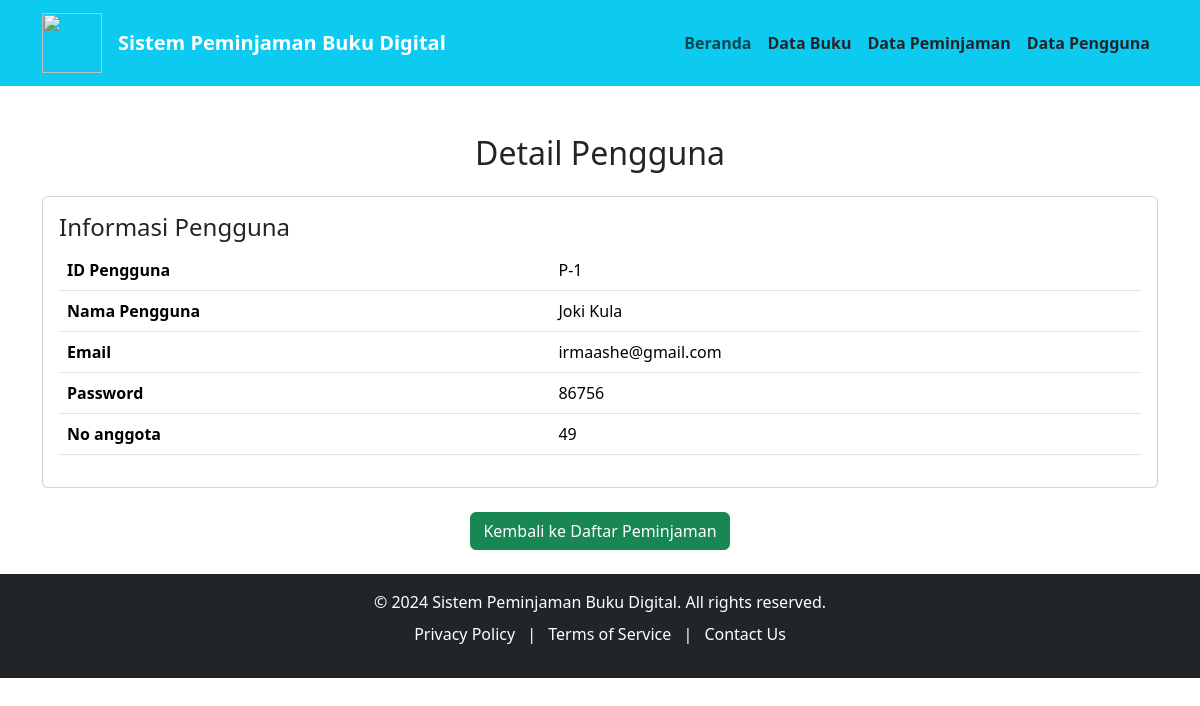
/user/detail/1, run on the app's committed database.
### tables this page shows
CREATE TABLE `tabel_user` (
  `id_user` int NOT NULL,
  `nama` varchar(50) NOT NULL,
  `email` varchar(50) NOT NULL,
  `password` varchar(15) NOT NULL,
  `no_anggota` int NOT NULL
);

### app/controllers/UserController.php (called while the page is built, shortened)
<?php
require_once '../app/models/UserModel.php';
class UserController
{
    private $userModel;
    public function __construct()
    {
        $this->userModel = new User();
    }
    public function detail($id_user) {
        $user = $this->userModel->getUserById($id_user);
        require_once '../app/views/user/detail.php';
    }
}

### public/index.php (called while the page is built, shortened)
<?php
require_once '../routes.php';

### config/database.php (called while the page is built, shortened)
<?php
class Database {
    private $host = 'localhost';
    private $db_name = '2d_klp4';
    private $username = 'root';
    private $password = '';
    public function connect()
    {
        $this->conn = null;
        try {
            $this->conn = new PDO("mysql:host=" . $this->host . ";dbname=" . $this->db_name, $this->username, $this->password);
            $this->conn->setAttribute(PDO::ATTR_ERRMODE, PDO::ERRMODE_EXCEPTION);
        } catch (PDOException $e) {
            echo "Connection error: " . $e->getMessage();
        }
        return $this->conn;
    }
}

### app/models/UserModel.php (called while the page is built, shortened)
<?php
require_once '../config/database.php';
class User
{
    private $db;
    public function __construct()
    {
        $this->db = (new Database())->connect();
    }
    public function getUserById($id_user) {
        $stmt = $this->db->prepare("SELECT * FROM tabel_user WHERE id_user = :id_user");
        $stmt->bindParam(':id_user', $id_user, PDO::PARAM_INT);
        $stmt->execute();
        return $stmt->fetch(PDO::FETCH_ASSOC);
    }
}

### app/views/user/detail.php (the view, shortened to what this page needs)
<!doctype html>
<html lang="en">
<head>
    <link href="https://cdn.jsdelivr.net/npm/bootstrap@5.3.3/dist/css/bootstrap.min.css" rel="stylesheet">
</head>
<body>
    <div class="container mt-5">
        <h2 class="text-center mb-4">Detail Pengguna</h2>
        <div class="card mb-4">
            <div class="card-body">
                <h4 class="card-title">Informasi Pengguna</h4>
                <table class="table">
                    <tbody>
                        <tr>
                            <th>ID Pengguna</th>
                            <td>P-<?= htmlspecialchars($user['id_user']); ?></td>
                        </tr>
                        <tr>
                            <th>Nama Pengguna</th>
                            <td><?= htmlspecialchars($user['nama']); ?></td>
                        </tr>
                        <tr>
                            <th>Email</th>
                            <td><?= htmlspecialchars($user['email']); ?></td>
                        </tr>
                        <tr>
                            <th>Password</th>
                            <td><?= htmlspecialchars($user['password']); ?></td>
                        </tr>
                        <tr>
                            <th>No anggota</th>
                            <td><?= htmlspecialchars($user['no_anggota']); ?></td>
                        </tr>
                    </tbody>
                </table>
            </div>
        </div>
        <div class="text-center">
            <a href="/loans/index" class="btn btn-success">Kembali ke Daftar Peminjaman</a>
        </div>
    </div>
    <br>
</body>
</html>

### data on the page
tabel_user: id_user "1", nama "Joki Kula", email "irmaashe@gmail.com", password "86756", no_anggota "49"
